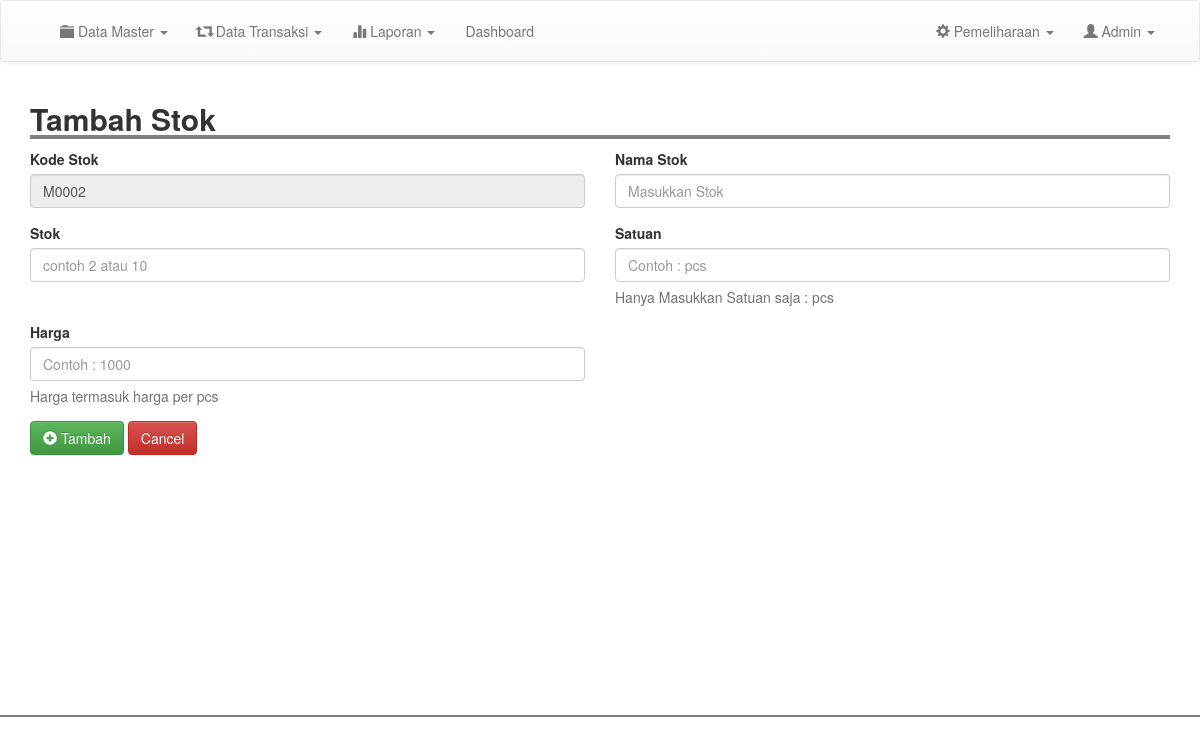
The page /admin/tm_inventory.php (signed in) on the database as committed earlier.
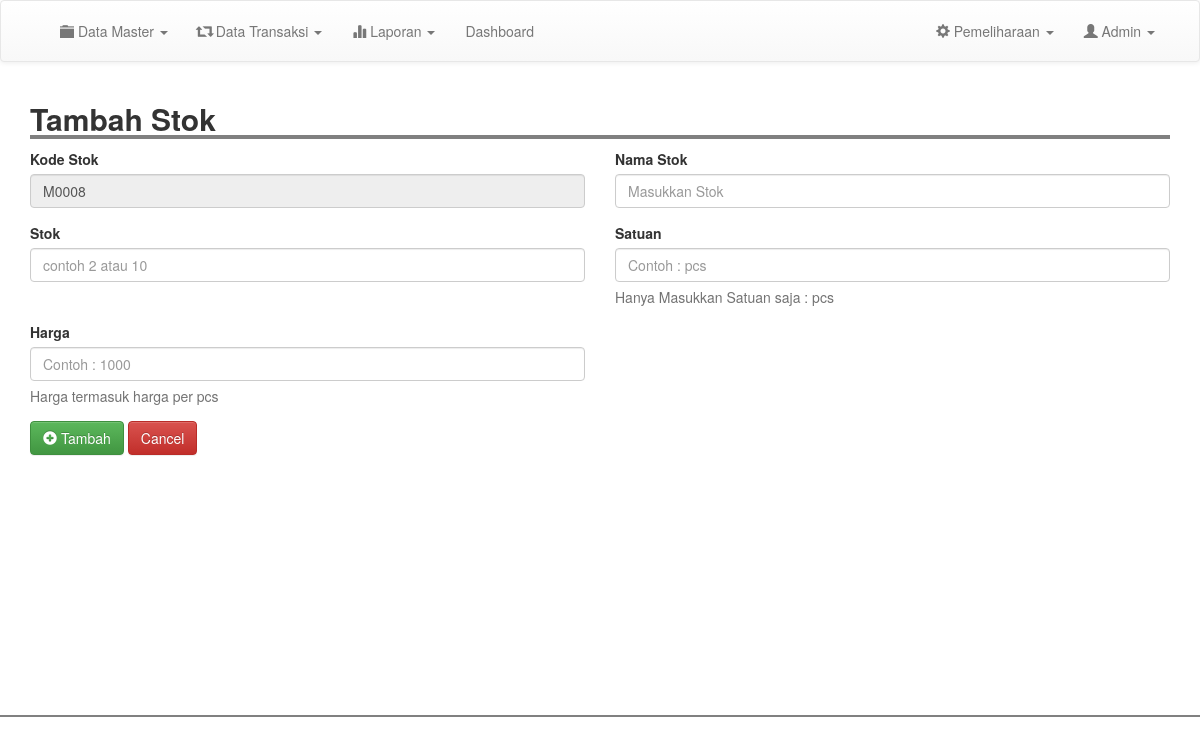
The same page on the database as committed later.
### tables this page shows
CREATE TABLE `inventory` (
  `kode_bk` varchar(100) NOT NULL,
  `nama` varchar(200) NOT NULL,
  `qty` varchar(200) NOT NULL,
  `satuan` varchar(200) NOT NULL,
  `harga` int(11) NOT NULL,
  `tanggal` date NOT NULL
);

### admin/tm_inventory.php (the view, shortened to what this page needs)
<?php
include 'header.php';
	$kode = mysqli_query($conn, "SELECT kode_bk from inventory order by kode_bk desc");
	$data = mysqli_fetch_assoc($kode);
	$num = substr($data['kode_bk'], 1, 4);
	$add = (int) $num + 1;
	if(strlen($add) == 1){
		$format = "M000".$add;
	}else if(strlen($add) == 2){
		$format = "M00".$add;
	}
	else if(strlen($add) == 3){
		$format = "M0".$add;
	}else{
		$format = "M".$add;
	}
?>
<div class="container">
	<h2 style=" width: 100%; border-bottom: 4px solid gray"><b>Tambah Stok</b></h2>
	<form action="proses/tambah_inv.php" method="POST">
		<div class="row">
			<div class="col-md-6">
				<div class="form-group">
					<label for="exampleInputEmail1">Kode Stok</label>
					<input type="text" class="form-control" id="exampleInputEmail1" disabled value="<?php echo $format; ?>">
				</div>
			</div>
			<div class="col-md-6">
				<div class="form-group">
					<label for="exampleInputEmail1">Nama Stok</label>
					<input type="text" class="form-control" id="exampleInputEmail1" placeholder="Masukkan Stok" name="nama">
				</div>
			</div>
		</div>
		<div class="row">
			<div class="col-md-6">
				<div class="form-group">
					<label for="exampleInputEmail1">Stok</label>
					<input type="number" class="form-control" id="exampleInputEmail1"  name="stok" placeholder="contoh 2 atau 10" min="1">
				</div>
			</div>
			<div class="col-md-6">
				<div class="form-group">
					<label for="exampleInputEmail1">Satuan</label>
					<input type="text" class="form-control" id="exampleInputEmail1" placeholder="Contoh : pcs" name="satuan">
						<p class="help-block">Hanya Masukkan Satuan saja : pcs</p>
				</div>
			</div>
		</div>
		<div class="row">
			<div class="col-md-6">
				<div class="form-group">
					<label for="exampleInputEmail1">Harga</label>
					<input type="number" class="form-control" id="exampleInputEmail1"  name="harga" placeholder="Contoh : 1000" min="1">
					<p class="help-block">Harga termasuk harga per pcs</p>
				</div>
			</div>
		</div>
		<button type="submit"  class="btn btn-success" ><i class="glyphicon glyphicon-plus-sign"></i> Tambah</button>
		<a href="inventory.php" class="btn btn-danger">Cancel</a>
	</form>
</div>
<br>
<br>
<br>
<br>
<br>
<br>
<br>
<br>
<br>
<br>
<br>
<br>
<br>
<?php
include 'footer.php';
?>

Rows that differ between the two databases and show on the page:
removed inventory: kode_bk "M0002"
added inventory: kode_bk "M0008"
